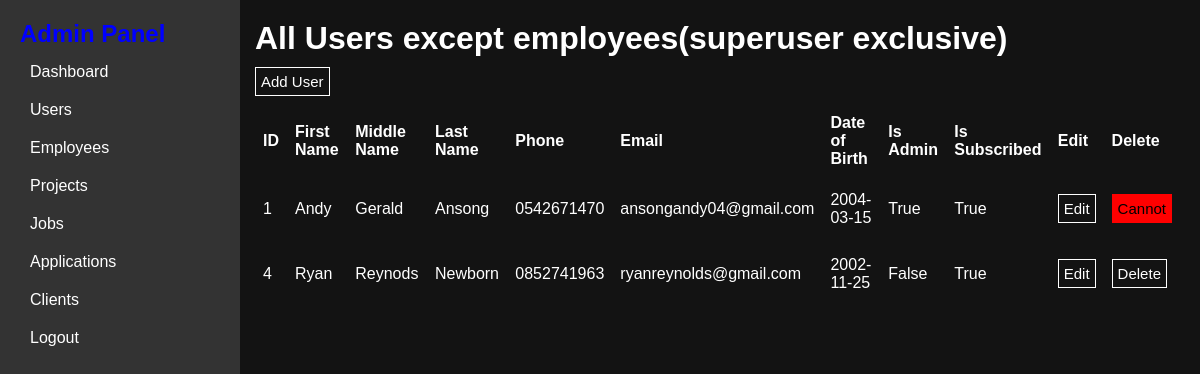
Page /showUsers on the earlier database version.
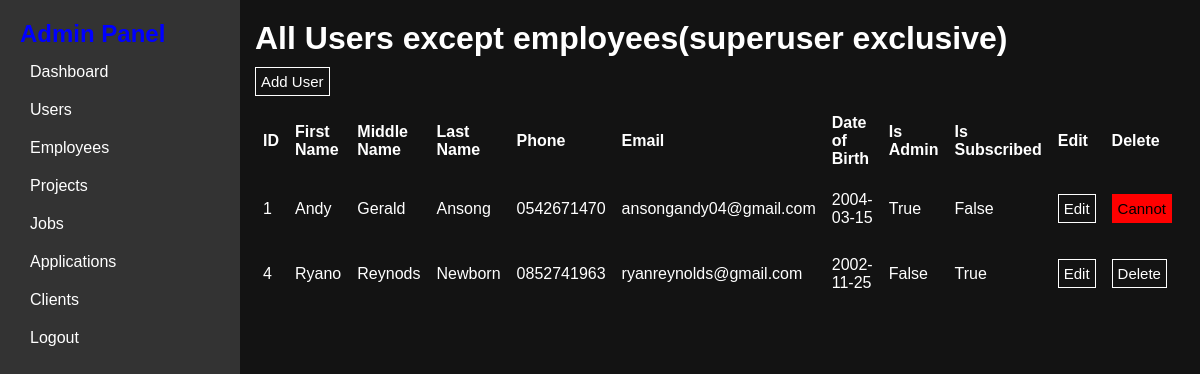
Same page on the later database version.
### mainApp/models.py (models this page shows)
class User(db.Model, UserMixin):
    id = db.Column(db.Integer, primary_key=True, nullable=False, autoincrement=True)
    firstName = db.Column(db.String(50), nullable=False)
    middleName = db.Column(db.String(50), nullable=False)
    lastName = db.Column(db.String(50), nullable=False)
    phone = db.Column(db.Integer, unique=True)
    email = db.Column(db.String(100), unique=True, nullable=False)
    date_of_birth = db.Column(db.String(12), nullable=False)
    img = db.Column(db.String(), nullable=False)
    password = db.Column(db.String(150), nullable=False)
    is_superuser = db.Column(db.Boolean, default=False)
    is_admin = db.Column(db.Boolean, default=False)
    isSubscribed = db.Column(db.Boolean, default=False)
    EMPLOYEE = db.relationship('Employee', back_populates='user', cascade='all,delete-orphan', viewonly=True)
    APPLICANT = db.relationship('Applicant', cascade='all,delete-orphan')

### mainApp/auth.py (the view)
@login_required
@auth.route('/showUsers')
def showUsers():
    users = User.query.all()
    return render_template('admin/showUsers.html', users=users)

### mainApp/templates/admin/showUsers.html (shortened to what this page needs)
{% extends 'base.html' %}
{% block body %}
    {% include 'sidebar.html' %}
	<div class="main-content">
    <h1>All Users except employees(superuser exclusive)</h1>
		<a href="{{url_for('auth.addUser')}}"><button>Add User</button></a>
	<table>
		<thead>
			<tr>
				<th>ID</th>
				<th>First Name</th>
				<th>Middle Name</th>
				<th>Last Name</th>
				<th>Phone</th>
				<th>Email</th>
				<th>Date of Birth</th>
				<th>Is Admin</th>
				<th>Is Subscribed</th>
				<th>Edit</th>
				<th>Delete</th>
			</tr>
		</thead>
		<tbody>
			{% for user in users %}
			{% if not user.EMPLOYEE or user.is_admin or user.is_superuser %}
				<tr>
					<td>{{ user.id }}</td>
					<td>{{ user.firstName }}</td>
					<td>{{ user.middleName }}</td>
					<td>{{ user.lastName }}</td>
					<td>0{{ user.phone }}</td>
					<td>{{ user.email }}</td>
					<td>{{ user.date_of_birth }}</td>
					<td>{{ user.is_admin }}</td>
					<td>{{ user.isSubscribed }}</td>
				    <td><a href="{{url_for('auth.editUser',id=user.id)}}"><button>Edit</button></a></td>
					{% if user.is_superuser%}
				    <td><button style="border-color:red;background-color: red;color:black;">Cannot</button></td>
					{% elif user.is_admin %}
				    <td><a href="{{url_for('auth.deleteUser', id=user.id)}}"><button style="border-color:red;color:red;">Delete</button></a></td>
					{% else %}
				    <td><a href="{{url_for('auth.deleteUser', id=user.id)}}"><button>Delete</button></a></td>
					{% endif %}
				</tr>
			{% endif %}
			{% endfor %}
		</tbody>
	</table>
	</div>
{% endblock %}

Differences in the rows shown:
changed User "Andy": isSubscribed "True" → "False"
changed User "Reynods": firstName "Ryan" → "Ryano"
